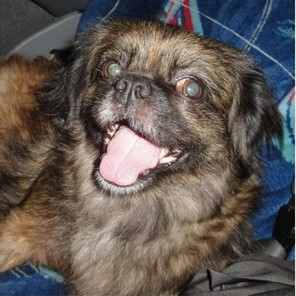
#> input picture opencvtetst/chicky_512.png, 296 x 296 px, found by its file name
$ python gauss_filter.py
#> lines starting #> are read from the running program, lines starting #| are printed output that depends on the picture

# ImageFilter for using filter() function
from PIL import Image, ImageFilter

# Opening the image
# (R prefixed to string in order to deal with '\' in paths)
image = Image.open(r"\CodeTest\opencvtetst\chicky_512.png").convert('L')
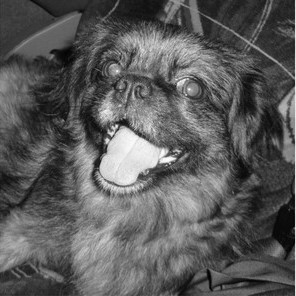
#> image: PIL image 296x296 L; min 0, max 254, mean 91.1

# Cropping the image
# smol_image = image.crop((0, 0, 150, 150))

# Blurring image by sending the ImageFilter.
# GaussianBlur predefined kernel argument
# image = image.filter(ImageFilter.GaussianBlur)
image = image

# Pasting the blurred image on the original image
# image.paste(blurred_image, (0,0))

# Displaying the image
image.show()

$ run again, with opencvtetst/opticalfb.png copied over opencvtetst/chicky_512.png
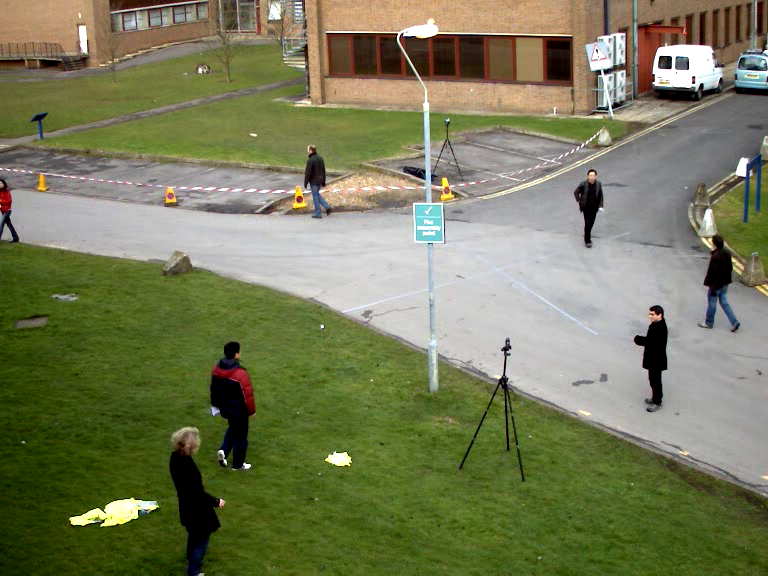
#> input picture opencvtetst/opticalfb.png, 768 x 576 px, found by its file name
#> `image = Image.open(r"\CodeTest\opencvtetst\chicky_512.png").convert('L')`:
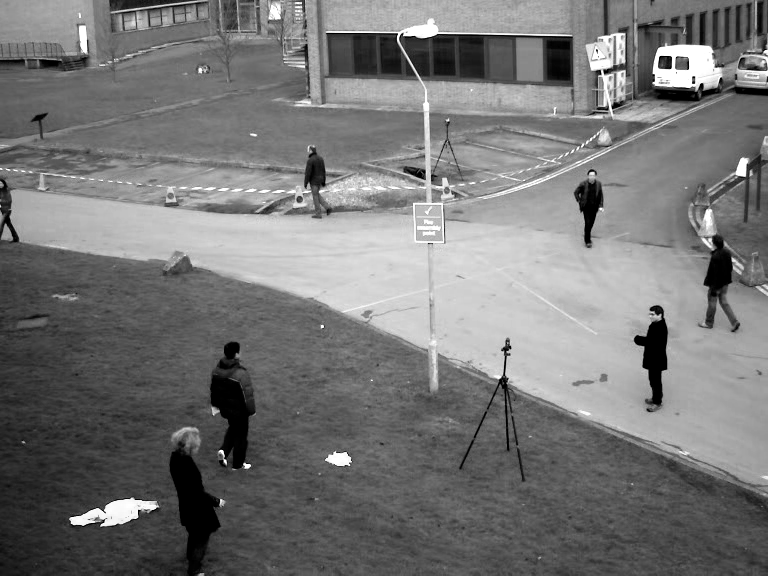
#> image: PIL image 768x576 L; min 0, max 255, mean 118.4

$ run again, with opencvtetst/apple.JPG saved as opencvtetst/chicky_512.png
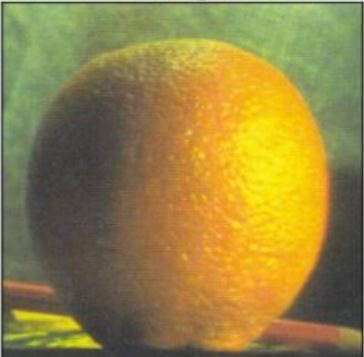
#> input picture opencvtetst/apple.JPG, 364 x 357 px, found by its file name
#> `image = Image.open(r"\CodeTest\opencvtetst\chicky_512.png").convert('L')`:
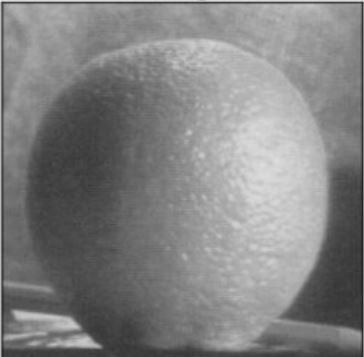
#> image: PIL image 364x357 L; min 31, max 234, mean 129.6
